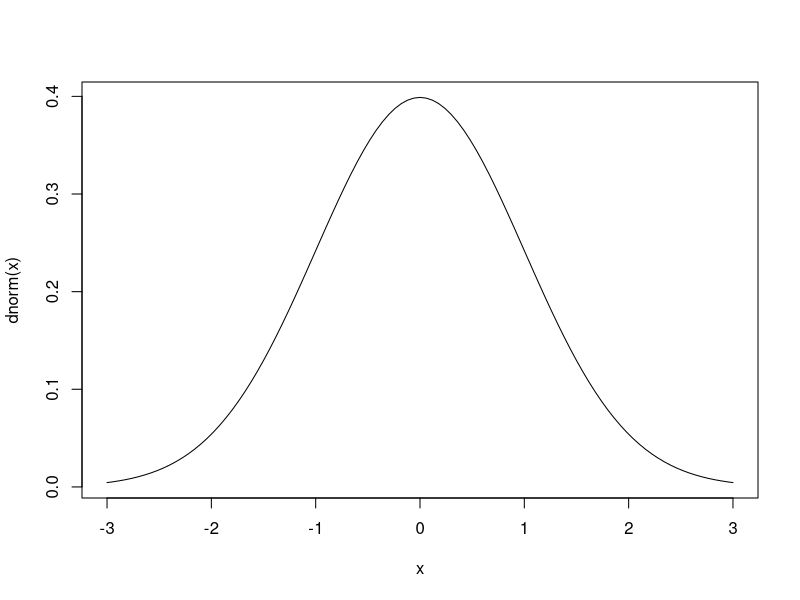
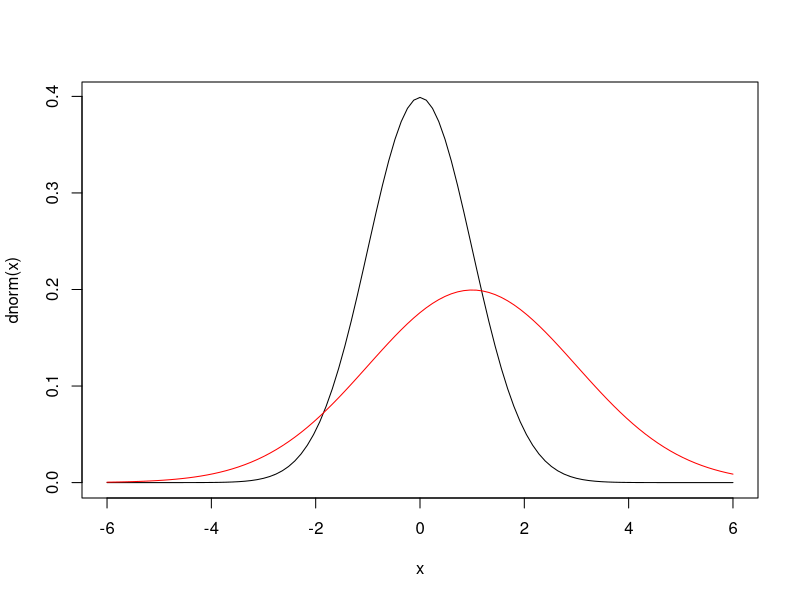

Write the R code that produced these figures, in order.
# Solução Lista 7 de Exercícios em R

# Distribuição Normal

# Em uma coleção aleatória de dados de fontes independentes, observa-se geralmente que a distribuição de dados é normal. 
# O que significa, ao traçar um gráfico com o valor da variável no eixo horizontal e a contagem dos valores no eixo vertical, 
# obtemos uma curva em forma de sino. 
# O centro da curva representa a média do conjunto de dados. No gráfico, cinquenta por cento dos valores estão à 
# esquerda da média e os outros cinquenta por cento estão à direita do gráfico. 
# Isso é chamado de distribuição normal em Estatística.

# R tem quatro funções para gerar distribuição normal, que são descritas abaixo.

# dnorm (x, média, sd)
# pnorm (x, média, sd)
# qnorm (p, média, sd)
# rnorm (n, média, sd)

# Ao prefixar um "d" ao nome da função, você pode obter valores de densidade de probabilidade (pdf). 
# Ao prefixar um "p", você pode obter probabilidades cumulativas (cdf). 
# Ao prefixar um "q", você pode obter valores quantílicos. 
# Ao prefixar um "r", você pode obter números aleatórios da distribuição. 

# Vamos estudar as 4 funções nos exercícios a seguir!

##################### Exercício 1  ###############################

# dnorm()
# Essa função fornece a altura da distribuição de probabilidade em cada ponto para uma determinada média e desvio padrão.

# O d em dnorm significa função de densidade de probabilidade, ou PDF. 
# A função de densidade de probabilidade (PDF ou apenas densidade) indica a probabilidade de observar 
# uma medida com um valor específico e, portanto, a integral sobre a densidade é sempre 1.

# Usando a densidade, é possível determinar as probabilidades dos eventos. 

# A função dnorm(x) retorna a densidade da distribuição normal padrão (média = 0, desvio padrão = 1) em x. 
# Sendo assim, como interpretamos dnorm(1)? E dnorm(-3:3)?
dnorm(1)
dnorm(-3:3)

# Resposta para dnorm(1): função dnorm() retorna a altura da distribuição de probabilidade no ponto x = 1. 
# Resposta para dnorm(-3:3): O comando retorna a densidade P(x) em x = -3, -2, -1, 0, 1, 2 e 3. 
# A função dnorm() retorna a altura da curva normal em algum valor ao longo do eixo x. 
# Isso é ilustrado no gráfico do Exercíco 2. 


##################### Exercício 2  ###############################

# Ainda considerando dnorm(-3:3) a distribuição é simétrica ou assimétrica?

# Resposta: A distribuição é simétrica em relação a x = 0. 
# A curva normal padrão pode ser plotada usando o comando abaixo:
curve(dnorm(x), xlim = c(-3,3))


##################### Exercício 3  ###############################

# O parâmetro xlim = c (-3,3) pode ser usado para traçar a função no intervalo −3≤x≤3. 

# A função dnorm () tem outras opções que permitem escolher distribuições normais 
# com outra média e desvio padrão (novamente digite ?dnorm para ver a documentação). 
# Resposta: 
?curve
curve(dnorm(x), xlim = c(-6,6))
curve(dnorm(x, mean = 1, sd = 2), col = "red", add = TRUE)

# A primeira linha no trecho de código plota a curva normal padrão no intervalo −6≤x≤6. 
# Na segunda linha, col = “red” plota a função com uma linha vermelha. 
# O add = TRUE significa que o gráfico deve ser adicionado ao primeiro plot em vez de gerar um novo gráfico. 
# Vemos que a segunda curva é simétrica em relação a x = 1 e é mais "espalhada" em comparação com a curva 
# normal padrão.

# Sem opções especificadas, o valor de "x" é tratado como uma pontuação padrão ou z-score. 
# Para mudar isso, você pode especificar as opções "mean =" e "sd =".


##################### Exercício 4  ###############################

# pnorm () 

# Dado um número ou uma lista, calcula-se a probabilidade de um número aleatório normalmente distribuído 
# ser menor que esse número. Essa função também atende pelo título de 
# “Função de Distribuição Cumulativa”. Ela aceita as mesmas opções que a dnorm.

# A função pnorm(z) retorna a probabilidade cumulativa da distribuição normal padrão no escore Z. 
# Ou seja, é a área abaixo da curva normal padrão à esquerda de z 
pnorm(1.65)

# Resposta: Isso significa que a probabilidade de obter um escore Z menor que 1,65 é 0,95 ou 95%. 

# Em outras palavras, dnorm() retorna a função de densidade de probabilidade ou pdf.
# A função pnorm() é a função de densidade cumulativa ou cdf, que retorna a área abaixo do valor 
# especificado de "x", ou para x = 1, a região sombreada.

# Às vezes, queremos encontrar a área da cauda do lado direito.
# Esse é especialmente o caso quando queremos encontrar o valor p (unilateral) correspondente a um score Z. 
# Existem muitas maneiras de fazer isso. O primeiro método é usar o fato de que a curva normal é simétrica, então: 
# P (Z > z) é complementar a P (Z <= z). 
# Por exemplo, P (Z > 1,65) é complementar a P (Z <= 1,65) e P (Z > 1,65) pode ser calculado por:

pnorm(-1.65)
1-pnorm(1.65)
pnorm(1.65, lower.tail = FALSE)

# Vemos que os três métodos produzem o mesmo resultado, conforme esperado. 
# Eu prefiro o primeiro método, pois envolve menos digitação.


##################### Exercício 5  ###############################

# qnorm() 

# A função qnorm() é o inverso da função pnorm(): qnorm (y) retorna o valor x para que pnorm (x) = y. 
# Por exemplo, o escore Z correspondente ao 95º percentil é? Calcule usando qnorm():
qnorm(0.95)
pnorm( qnorm(0.95) )
qnorm(0.05, lower.tail = FALSE)

# Isso significa que o escore Z correspondente à área da cauda direita igual a 0,05 é 1,645. 
# Também pode ser obtido pela seguinte expressão devido à simetria da curva normal 
# (o escore Z é o negativo do escore Z correspondente à área da cauda esquerda sendo 0,05):

-qnorm(0.05)


# A função rnorm () é um gerador de números aleatórios. Por exemplo:
rnorm(10)


